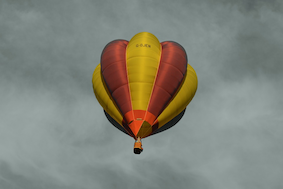
#> input picture Projects/Image/PIL/balloon.png, 283 x 189 px
$ python main.py
#> lines starting #> are read from the running program, lines starting #| are printed output that depends on the picture
#> further down, img is the input picture: PIL image 283x189 RGBA; mean R, G, B, A 129.9, 132.3, 121.9, 255
#| Image bands: ('R', 'G', 'B', 'A')
#| image width: 283
#| image height: 189
from PIL import Image
import random

from numpy import average
#str = input()

def get_random_pixel(width,height):
    x=random.randrange(0,width)
    y=random.randrange(0,height)
    return (x,y)

def randomize_image_pixels(img):
    for i in range(0,img.width*img.height):
        pixel1 = get_random_pixel(img.width,img.height)
        pixel2 = get_random_pixel(img.width,img.height)
        #print(f"pixel {x},{y}, {type(x)}, {type(y)}")
        #print(f"pixel {x},{y}: {img.getpixel((x,y))}")
        img.putpixel(
            pixel1,img.getpixel(pixel2)
        )
    return img
def overexpose_image(img):
    for x in range(0,img.width):
        for y in range(0,img.height):
            pixel = img.getpixel((x,y))
            img.putpixel(
                (x,y),max(pixel)
            )
    return img
def underexposed_image(img):
    for x in range(0,img.width):
        for y in range(0,img.height):
            pixel = img.getpixel((x,y))
            m = min(pixel)
            min_p=(m,m,m)
            img.putpixel(
                (x,y),min_p
            )
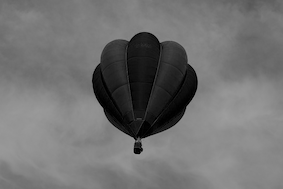
#> img: PIL image 283x189 RGBA; mean R, G, B, A 113.6, 113.6, 113.6, 255
    return img
def greyscale_image(img):
    for x in range(0,img.width):
        for y in range(0,img.height):
            pixel = img.getpixel((x,y))
            img.putpixel(
                (x,y),average(pixel)
            )
    return img
def print_image_details(img):
    print(f"Image bands: {img.getbands()}")
    print(f"image width: {img.width}")
    print(f"image height: {img.height}")

list_of_images = [
    'balloon.png',
    'dragonfly.png',
    'cat.png'
]
for img_name in list_of_images:
    print(f"Processing {img_name}")
    try:
        img = Image.open(img_name)
    except Exception as e:
        print(f"Failed to load image, with excetion: {e}")
        exit()

    print_image_details(img)
    #img = randomize_image_pixels(img)
    overexpose_image(img.copy()).save(f'overexpose.{img_name}')
    underexposed_image(img.copy()).save(f'underexpose.{img_name}')
#> (the run stopped early here; a loop or call above may not have finished)

$ run again, with Projects/Image/PIL/tmp.dragonfly.png copied over Projects/Image/PIL/balloon.png
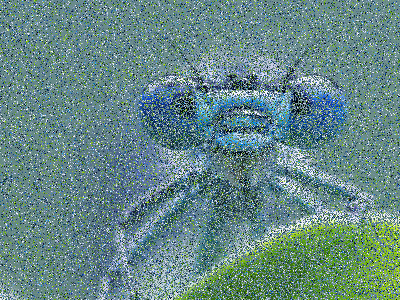
#> input picture Projects/Image/PIL/tmp.dragonfly.png, 400 x 300 px
#> img is the input picture: PIL image 400x300 RGBA; mean R, G, B, A 101.7, 135.9, 133.6, 255
#| Image bands: ('R', 'G', 'B', 'A')
#| image width: 400
#| image height: 300
#> after the loop in underexposed_image, `for x in range(0,img.width):`:
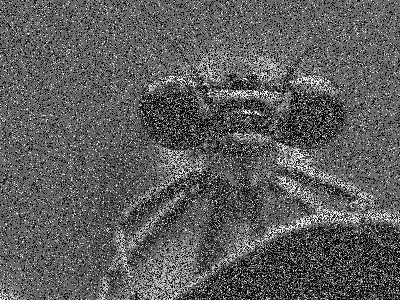
#> img: PIL image 400x300 RGBA; mean R, G, B, A 92.9, 92.9, 92.9, 255
